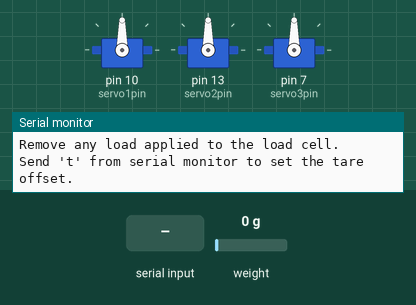
The sketch below on a simulated Arduino Uno, built with avr-gcc and run on an emulated ATmega328P. Shown: 3 × servo, the last lines printed to the serial monitor. The inputs (shaded band) are chosen by the test bench; at power-on: weight on the scale 0 g. EEPROM starts erased.

Above: at 3.2 s.
3.3 s: "t90\n" received over Serial
4.8 s: "y90\n" received over Serial
At 10.6 s:
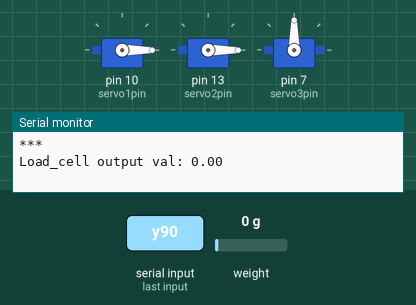
At 14.8 s:
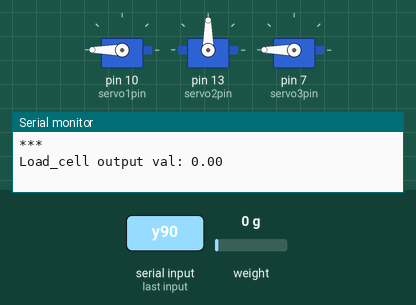
Timing chart, 0 to 15.5 s (numbered marks = the images above; inputs shaded):
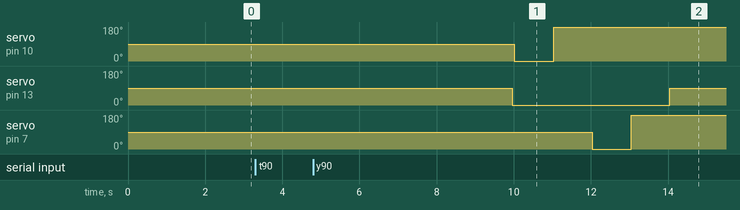

The sketch:

feedback_system.ino
```cpp
/*
   -------------------------------------------------------------------------------------
   HX711_ADC
   Arduino library for HX711 24-Bit Analog-to-Digital Converter for Weight Scales
   Olav Kallhovd sept2017
   -------------------------------------------------------------------------------------
*/

/*
   This example file shows how to calibrate the load cell and optionally store the calibration
   value in EEPROM, and also how to change the value manually.
   The result value can then later be included in your project sketch or fetched from EEPROM.

   To implement calibration in your project sketch the simplified procedure is as follow:
       LoadCell.tare();
       //place known mass
       LoadCell.refreshDataSet();
       float newCalibrationValue = LoadCell.getNewCalibration(known_mass);
*/
#include <Servo.h>
Servo servo1, servo2, servo3;
#include <HX711_ADC.h>
#if defined(ESP8266)|| defined(ESP32) || defined(AVR)
#include <EEPROM.h>
#endif

//pins:
const int HX711_dout = 11; //mcu > HX711 dout pin
const int HX711_sck = 12; //mcu > HX711 sck pin
int trig=9;
int echo=8;
long cm, duration;
int servo1pin= 10;
int servo2pin= 13;
int servo3pin= 7;
int y;
int z;
int a;

//HX711 constructor:
HX711_ADC LoadCell(HX711_dout, HX711_sck);

const int calVal_eepromAdress = 0;
unsigned long t = 0;

void setup() {
  servo1.attach(servo1pin);
  servo2.attach(servo2pin);
  servo3.attach(servo3pin);
  pinMode(trig, OUTPUT);
  pinMode(echo,INPUT);
  Serial.begin(57600); delay(10);
  Serial.println();
  Serial.println("Starting...");

  LoadCell.begin();
  //LoadCell.setReverseOutput(); //uncomment to turn a negative output value to positive
  unsigned long stabilizingtime = 2000; // preciscion right after power-up can be improved by adding a few seconds of stabilizing time
  boolean _tare = true; //set this to false if you don't want tare to be performed in the next step
  LoadCell.start(stabilizingtime, _tare);
  if (LoadCell.getTareTimeoutFlag() || LoadCell.getSignalTimeoutFlag()) {
    Serial.println("Timeout, check MCU>HX711 wiring and pin designations");
    while (1);
  }
  else {
    LoadCell.setCalFactor(1.0); // user set calibration value (float), initial value 1.0 may be used for this sketch
    Serial.println("Startup is complete");
  }
  while (!LoadCell.update());
  calibrate(); //start calibration procedure
}

void loop() {
  static boolean newDataReady = 0;
  const int serialPrintInterval = 0; //increase value to slow down serial print activity

  // check for new data/start next conversion:
  if (LoadCell.update()) newDataReady = true;

  // get smoothed value from the dataset:
  if (newDataReady) {
    if (millis() > t + serialPrintInterval) {
      float i = LoadCell.getData();
      if (i<= 150 && i >= 60)
        {
           digitalWrite(trig,LOW);
           delayMicroseconds(5);
           digitalWrite(trig, HIGH);
           delayMicroseconds(10);
           digitalWrite(trig,LOW);
           duration = pulseIn(echo, HIGH);
           cm = (duration*0.034)/2;
           Serial.print(cm);
           Serial.print("cm");
           Serial.println();
           delay(250);
           y=0;
           if (cm == 14)
             {
                a=0;
                servo2.write(90);
                delay(5000);
                servo2.write(180);
                delay(50);
             }
           else if (cm != 14)
             {
                a=1000;
                servo2.write(90);
                delay(5000);
                servo2.write(0);
                delay(50);
             }

        }
     else if (i>150 || i < 60)
        {
          a=0;
          z=i-100;
          y= z/6.3;
          servo2.write(90);
          delay(5000);
          servo2.write(0);
          delay(50);
        }
      Serial.print("Load_cell output val: ");
      Serial.println(i);
      servo1.write(0);
      delay(1000-y+a);
      servo1.write(180);
      delay(1000);
      servo3.write(0);
      delay(1000-y);
      servo3.write(180);
      delay(1000);
      newDataReady = 0;
      t = millis();
    }
  }

  // receive command from serial terminal
  if (Serial.available() > 0) {
    char inByte = Serial.read();
    if (inByte == 't') LoadCell.tareNoDelay(); //tare
    else if (inByte == 'r') calibrate(); //calibrate
    else if (inByte == 'c') changeSavedCalFactor(); //edit calibration value manually
  }

  // check if last tare operation is complete
  if (LoadCell.getTareStatus() == true) {
    Serial.println("Tare complete");
  }

}

void calibrate() {
  Serial.println("***");
  Serial.println("Start calibration:");
  Serial.println("Place the load cell an a level stable surface.");
  Serial.println("Remove any load applied to the load cell.");
  Serial.println("Send 't' from serial monitor to set the tare offset.");

  boolean _resume = false;
  while (_resume == false) {
    LoadCell.update();
    if (Serial.available() > 0) {
      if (Serial.available() > 0) {
        char inByte = Serial.read();
        if (inByte == 't') LoadCell.tareNoDelay();
      }
    }
    if (LoadCell.getTareStatus() == true) {
      Serial.println("Tare complete");
      _resume = true;
    }
  }

  Serial.println("Now, place your known mass on the loadcell.");
  Serial.println("Then send the weight of this mass (i.e. 100.0) from serial monitor.");

  float known_mass = 0;
  _resume = false;
  while (_resume == false) {
    LoadCell.update();
    if (Serial.available() > 0) {
      known_mass = Serial.parseFloat();
      if (known_mass != 0) {
        Serial.print("Known mass is: ");
        Serial.println(known_mass);
        _resume = true;
      }
    }
  }

  LoadCell.refreshDataSet(); //refresh the dataset to be sure that the known mass is measured correct
  float newCalibrationValue = LoadCell.getNewCalibration(known_mass); //get the new calibration value

  Serial.print("New calibration value has been set to: ");
  Serial.print(newCalibrationValue);
  Serial.println(", use this as calibration value (calFactor) in your project sketch.");
  Serial.print("Save this value to EEPROM adress ");
  Serial.print(calVal_eepromAdress);
  Serial.println("? y/n");

  _resume = false;
  while (_resume == false) {
    if (Serial.available() > 0) {
      char inByte = Serial.read();
      if (inByte == 'y') {
#if defined(ESP8266)|| defined(ESP32)
        EEPROM.begin(512);
#endif
        EEPROM.put(calVal_eepromAdress, newCalibrationValue);
#if defined(ESP8266)|| defined(ESP32)
        EEPROM.commit();
#endif
        EEPROM.get(calVal_eepromAdress, newCalibrationValue);
        Serial.print("Value ");
        Serial.print(newCalibrationValue);
        Serial.print(" saved to EEPROM address: ");
        Serial.println(calVal_eepromAdress);
        _resume = true;

      }
      else if (inByte == 'n') {
        Serial.println("Value not saved to EEPROM");
        _resume = true;
      }
    }
  }

  Serial.println("End calibration");
  Serial.println("***");
  Serial.println("To re-calibrate, send 'r' from serial monitor.");
  Serial.println("For manual edit of the calibration value, send 'c' from serial monitor.");
  Serial.println("***");
}

void changeSavedCalFactor() {
  float oldCalibrationValue = LoadCell.getCalFactor();
  boolean _resume = false;
  Serial.println("***");
  Serial.print("Current value is: ");
  Serial.println(oldCalibrationValue);
  Serial.println("Now, send the new value from serial monitor, i.e. 696.0");
  float newCalibrationValue;
  while (_resume == false) {
    if (Serial.available() > 0) {
      newCalibrationValue = Serial.parseFloat();
      if (newCalibrationValue != 0) {
        Serial.print("New calibration value is: ");
        Serial.println(newCalibrationValue);
        LoadCell.setCalFactor(newCalibrationValue);
        _resume = true;
      }
    }
  }
  _resume = false;
  Serial.print("Save this value to EEPROM adress ");
  Serial.print(calVal_eepromAdress);
  Serial.println("? y/n");
  while (_resume == false) {
    if (Serial.available() > 0) {
      char inByte = Serial.read();
      if (inByte == 'y') {
#if defined(ESP8266)|| defined(ESP32)
        EEPROM.begin(512);
#endif
        EEPROM.put(calVal_eepromAdress, newCalibrationValue);
#if defined(ESP8266)|| defined(ESP32)
        EEPROM.commit();
#endif
        EEPROM.get(calVal_eepromAdress, newCalibrationValue);
        Serial.print("Value ");
        Serial.print(newCalibrationValue);
        Serial.print(" saved to EEPROM address: ");
        Serial.println(calVal_eepromAdress);
        _resume = true;
      }
      else if (inByte == 'n') {
        Serial.println("Value not saved to EEPROM");
        _resume = true;
      }
    }
  }
  Serial.println("End change calibration value");
  Serial.println("***");
}
```

Measured:
- after the input at 4.8 s, servo on pin 10 (servo1pin): 90° → 0° after 5.2 s, → 180° 1.0 s later; servo on pin 13 (servo2pin): 90° → 0° after 5.2 s, → 90° 4.1 s later; servo on pin 7 (servo3pin): 90° → 0° after 7.2 s, → 180° 1.0 s later
